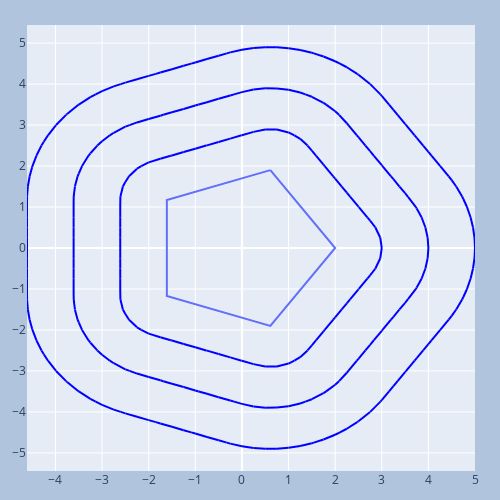

The cell this chart's notebook holds for it:
### Code cell
n = 50
blank = (n, n)

# Coordenadas de los puntos del polígono 
x = [0.61, 2, 0.61, -1.61, -1.61]  
y = [1.9, 0, -1.9, -1.17, 1.17] 

fig = go.Figure()
fig.add_trace(go.Scatter(x=x + [x[0]], y=y + [y[0]], mode='lines', showlegend=False))
c=1
marching_squares(distanciaAPoligono, blank)
c=2
marching_squares(distanciaAPoligono, blank)
c=3
marching_squares(distanciaAPoligono, blank)

fig.update_layout(
        margin=dict(l=25, r=25, t=25, b=25),
        paper_bgcolor="LightSteelBlue", width=500, height=500)
fig.update_xaxes(dtick=1)
fig.update_yaxes(dtick=1)
fig.show()
